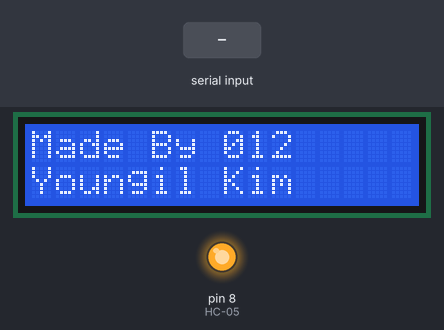
A sketch run on a simulated Arduino Mega 2560, built with avr-gcc and run on an emulated ATmega2560. Shown: 16×2 character LCD, output pins drawn as LEDs (lit = HIGH). The inputs (shaded band) are chosen by the test bench. The modem accepts every AT command (registered, SIM ready, sends succeed) and sends nothing else.

Above: at 2.5 s.
At 4.6 s:
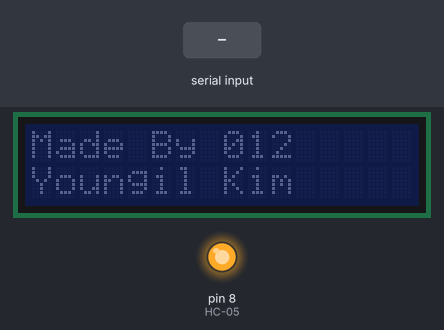
4.7 s: "+RNAME\n" received over the second serial link
At 6.9 s:
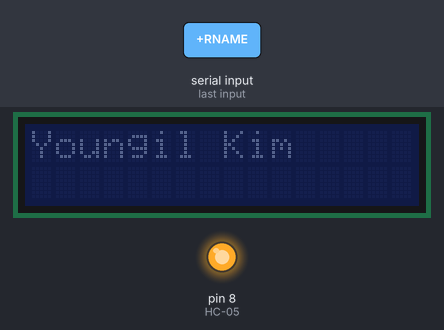
7.2 s: "+RNAME\n" received over the second serial link
At 8.5 s:
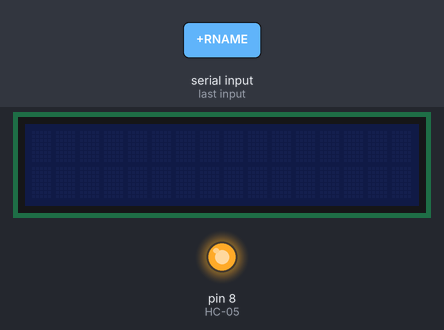
Timing chart, 0 to 10.2 s (numbered marks = the images above; inputs shaded):
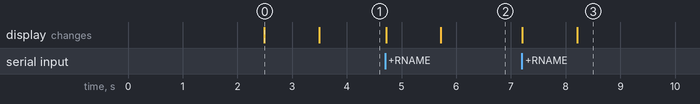

The sketch:

bluetooth_discovery_with_LCD.ino
```cpp
#include <LiquidCrystal_I2C.h>
#include <SoftwareSerial.h>
#include <Wire.h>
#include <SimpleTimer.h>

String preString = "Made By 012";     // this string contains the response from the BT module
String inString = "Youngil Kim";
LiquidCrystal_I2C lcd(0x27, 16, 2);
SimpleTimer timer;
#define INTERVAL  30000
#define CR_LF "\r\n"

void spend_time(int time) {
  delay(time);
}

void lcd_display(){
    lcd.backlight();
    lcd.clear();
    lcd.setCursor(0,0);           // 0번째 줄 0번째 셀부터 입력하게 합니다.
    lcd.print(preString);       // 문구를 출력합니다.
    lcd.setCursor(0,1);           // 1번째 줄 0번째 셀부터 입력하게 합니다.
    lcd.print(inString);     // 문구를 출력합니다.
    preString =   inString;
    spend_time(1000);
    lcd.noBacklight();
}

void send_string_to_bt_module(String command) {
    Serial1.print(command + CR_LF);
}

void initializing(){
  send_string_to_bt_module("AT+NAME=HelloLand");
  spend_time(100);
  send_string_to_bt_module("at+init");
  spend_time(100);
  send_string_to_bt_module("at+iac=9e8b33");
  spend_time(100);
  send_string_to_bt_module("at+class=0");
  spend_time(100);
  send_string_to_bt_module("at+inqm=1,1,48"); //Inquire access mode , the maximum of Bluetooth devices response, The maximum of limited inquiring time
  spend_time(1000);
  lcd_display();
}

void setup_pin_setting() {
  pinMode(8, OUTPUT);    //HC-05
  digitalWrite(8,HIGH);
  Serial.begin(115200);     // Serial to PC
  Serial1.begin(38400);     // Serial to HC-05 BlueTooth module in "AT" mode always @38k4
  lcd.init();
  lcd.backlight();
  timer.setInterval(INTERVAL, inquiry);
}

void inquiry(){
  send_string_to_bt_module("at+inq");
}

void read_remote_name(String ba_addr) {
  String cmd = "at+rname?";
  cmd = cmd + ba_addr;
  send_string_to_bt_module(cmd + CR_LF);
}

void parsing_string_with_exec() {
    if(inString.startsWith("+INQ") == 1) {
      inString = inString.substring(5,19);
      inString.replace(':', ',');
      Serial.println(inString);
      read_remote_name(inString);
    }
    if(inString.startsWith("+RNAME") == 1) {
      inString = inString.substring(7);
      Serial.println(inString);
      lcd_display();
    }
}

void setup(){
  setup_pin_setting();
  spend_time(1000);
  initializing();
}

void loop(){
  timer.run();
  if (Serial1.available()) {
    inString = Serial1.readStringUntil('\n');
    parsing_string_with_exec();
  }
  if (Serial.available())
    Serial1.write(Serial.read());
}
```

Measured:
- after the input at 4.7 s, the display: first changes at once (image 2 shows a later state)
- after the input at 7.2 s, the display: first changes at once (image 3 shows a later state)
- what the display in image 0 shows lasts 1.0 s, from 2.5 s to 3.5 s
